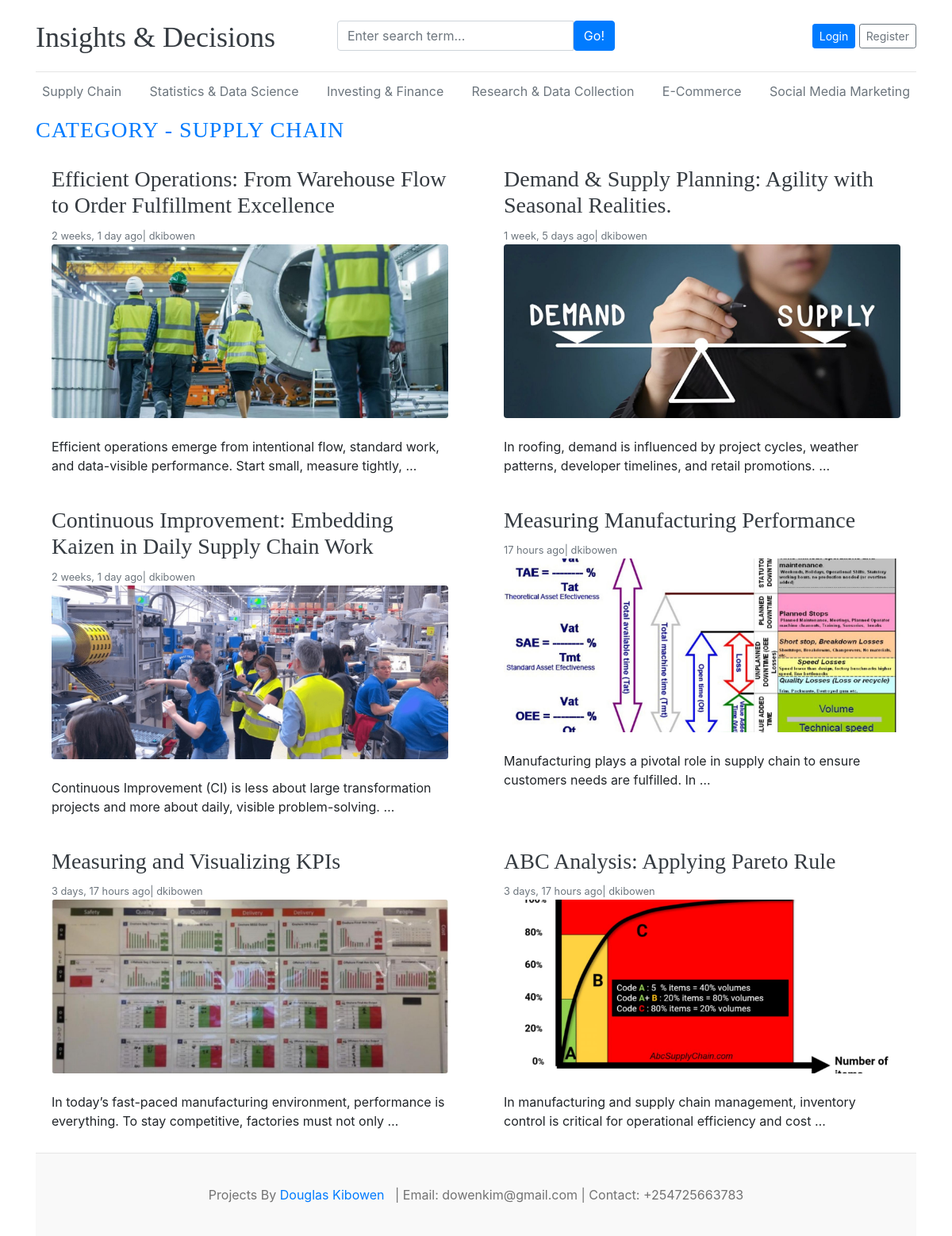
/category/13, run on an earlier commit of the app's database.
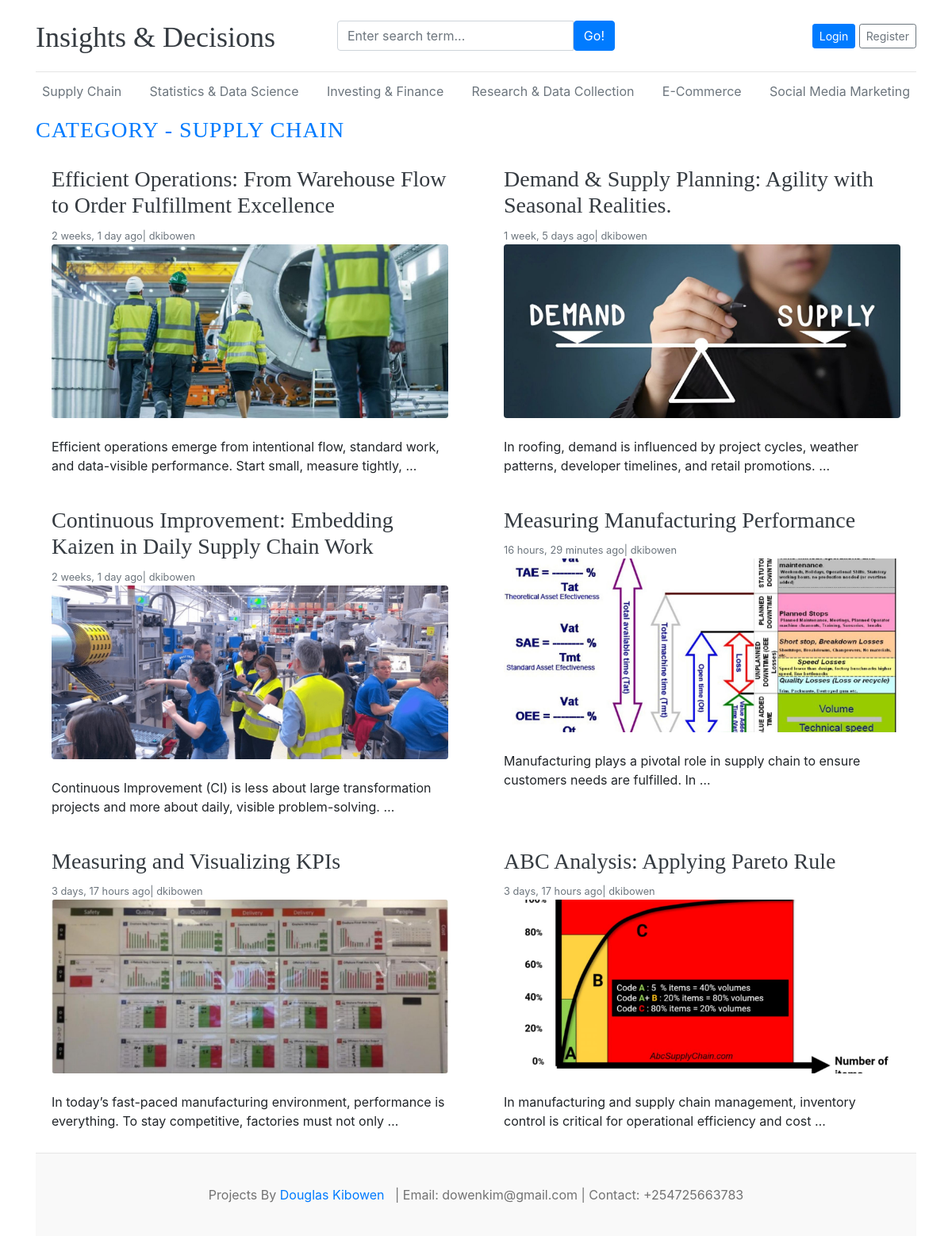
And on a later commit of the database.
### blogs/models.py (models this page shows, shortened)
class Blog(models.Model):
    title = models.CharField(max_length=100)
    slug = models.SlugField(max_length=200,unique=True,blank=True)
    category = models.ForeignKey(Category,on_delete=models.CASCADE)
    author = models.ForeignKey(User,on_delete=models.CASCADE)
    featured_image = models.ImageField(upload_to='uploads/%Y/%m/%d')
    short_description = models.TextField(max_length=500)
    blog_body = models.TextField(max_length=5000)
    is_featured = models.BooleanField(default=False)
    status = models.CharField(max_length=20,choices=STATUS_CHOICES,default="Draft")
    created_at = models.DateTimeField(auto_now_add=True)
    updated_at = models.DateTimeField(auto_now=True)

### blogs/views.py (the view)
# urls.py: path('<int:pk>',views.posts_by_category,name='posts_by_category'),
def posts_by_category(request,pk):
    posts = Blog.objects.filter(status='Published',category=pk)
    try:
        category = Category.objects.get(pk=pk)
    except:
        return redirect('home')
    context = {
        "posts":posts,
        "category":category,
    }
    return render(request,'posts_by_category.html',context)

### blogs/context_processors.py (called while the page is built)
def get_categories(request):
    categories = Category.objects.all().order_by('updated_at')
    return dict(categories=categories)

### blogs/models.py (called while the page is built)
    def __str__(self):
        return self.category_name

### templates/posts_by_category.html
{% extends 'base.html' %}
{% block content %}
<h3 class="text-uppercase text-primary" style="letter-spacing: 1px;">Category - {{ category }}</h3>
<div class="row mb-2">
    {% if posts %}
    {% for post in posts %}
    <div class="col-md-6">
        <div class="card border-0">
            <div class="card-body">
                <h3><a href="{% url 'single_blog' post.slug %}" class="text-dark">{{ post.title }}</a></h3>
                <small class="mb-1 text-muted">{{ post.updated_at | timesince }} ago| {{ post.author }}</small>
                <figure class="mb-4"><img class="img-fluid rounded" src="{{ post.featured_image.url }}" alt="..." /></figure>
                <p class="card-text">{{ post.short_description | truncatewords:15 }}</p>
            </div>
        </div>
    </div>
    {% endfor %}
    {% endif %}
</div>
{% endblock %}

What changed in the data, as far as the page shows it:
changed Blog "Measuring Manufacturing Performance": updated_at "17 hours" → "16 hours, 29 minutes"
